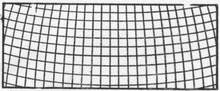
%> input picture Projects in Matlab/Other Projects/project 4 (sobel edge detector)/1.jpg, 220 x 91 px, shrunk from 450 x 187 before the run
$ octave Main.m   (GNU Octave 9; MATLAB toolbox functions it lacks are replaced by stand-ins)
%> lines starting %> are read from the running program, lines starting %| are printed output that depends on the picture
### Projects in Matlab/Other Projects/project 4 (sobel edge detector)/X_Derivative.m
function result=X_Derivative(image)

image=double(image);
result=zeros(size(image,1),size(image,2));

window=[1  0 -1;
        2  0 -2;
        1  0 -1];

row=size(image,1);
column=size(image,2);
rBound=floor(size(window,1)/2);             %for starting from middle of window
cBound=rBound;

for i=1+rBound : row-rBound
    a=i-rBound;
    for j=1+cBound : column-cBound
        b=j-cBound;
        sum=0;
        for k=a : (i+rBound)
            for l=b : (j+cBound)
                sum=sum+window(k-a+1,l-b+1)*image(k,l);
            end
        end

            result(i,j)=sum;

    end
end


end

### Projects in Matlab/Other Projects/project 4 (sobel edge detector)/Y_Derivative.m
function result=Y_Derivative(image)

image=double(image);
result=zeros(size(image,1),size(image,2));

window=[1  2  1;
        0  0  0;
       -1 -2 -1];

row=size(image,1);
column=size(image,2);
rBound=floor(size(window,1)/2);             %for starting from middle of window
cBound=rBound;

for i=1+rBound : row-rBound
    a=i-rBound;
    for j=1+cBound : column-cBound
        b=j-cBound;
        sum=0;
        for k=a : (i+rBound)
            for l=b : (j+cBound)
                sum=sum+window(k-a+1,l-b+1)*image(k,l);
            end
        end

            result(i,j)=sum;

    end
end

end

### Projects in Matlab/Other Projects/project 4 (sobel edge detector)/Treshould.m
function result=Treshould(image,Number)
    result=zeros(size(image,1),size(image,2));
    for i=1:size(image,1)
        for j=1:size(image,2)
            if image(i,j) > Number
                result(i,j)=image(i,j);
            end
        end
    end

end

### Projects in Matlab/Other Projects/project 4 (sobel edge detector)/Main.m
%sobel edge detector
image=rgb2gray(imread('1.jpg'));
%> image: size 91x220 uint8; min 35, max 255, mean 191.2
imshow(image);
title('Original Image');
X_Dimage=X_Derivative(image);
%> after the loop in X_Derivative, `for i=1+rBound : row-rBound`:
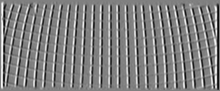
%> result: size 91x220 double; min -831, max 814, mean 0.4; drawn with min black and max white
X_Dresult=X_Dimage;
figure,imshow(X_Dresult);
%> after `imshow(X_Dresult)`:
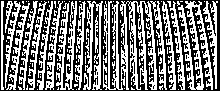
%> displayed picture: size 91x220, on the screen's scale of 0 to 255; 47.6% white in thin lines or dots
title('dI/dx');
%Find of vertical and horizontal edge
Y_Dimage=Y_Derivative(image);
%> after the loop in Y_Derivative, `for i=1+rBound : row-rBound`:
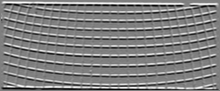
%> result: size 91x220 double; min -846, max 843, mean 4; drawn with min black and max white
Y_Dresult=Y_Dimage;
figure,imshow(Y_Dresult);
title('dI/dy');
%To Combine two separate detected edge
X_Dimage=double(X_Dimage);
Y_Dimage=double(Y_Dimage);
X_Dimage=X_Dimage.^2;
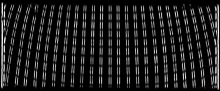
%> X_Dimage: size 91x220 double; min 0, max 690561, mean 83906; drawn with min black and max white
Y_Dimage=Y_Dimage.^2;
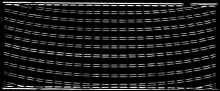
%> Y_Dimage: size 91x220 double; min 0, max 715716, mean 80811; drawn with min black and max white
COM_result=sqrt(X_Dimage+Y_Dimage);
figure,imshow(uint8(COM_result));
title('combining with out treshoulding');
%selecting from combined matrix
T_matrix=Treshould(COM_result,100);
%> after the loop in Treshould, `for i=1:size(image,1)`:
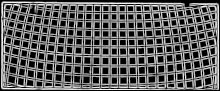
%> result: size 91x220 double; min 0, max 847.4, mean 316; drawn with min black and max white
figure,imshow(T_matrix);
title('Combined and Treshould by 100');
%-----------------------------until now we obtain sharp poit
image=double(image)+T_matrix;
image=uint8(image);
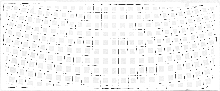
%> image: size 91x220 uint8; min 35, max 255, mean 246.2
figure,imshow(image);
title('added edge to original image');

$ run again, with Projects in Matlab/Other Projects/project 4 (sobel edge detector)/2.jpg copied over Projects in Matlab/Other Projects/project 4 (sobel edge detector)/1.jpg
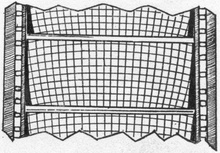
%> input picture Projects in Matlab/Other Projects/project 4 (sobel edge detector)/2.jpg, 220 x 153 px, shrunk from 450 x 313 before the run
%> `imshow(X_Dresult)`:
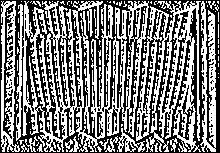
%> displayed picture: size 153x220, on the screen's scale of 0 to 255; 49.2% white in thin lines or dots
%> `image=uint8(image);`:
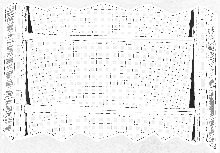
%> image: size 153x220 uint8; min 17, max 255, mean 241

$ run again, with Projects in Matlab/Other Projects/project 4 (sobel edge detector)/3.jpg copied over Projects in Matlab/Other Projects/project 4 (sobel edge detector)/1.jpg
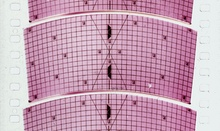
%> input picture Projects in Matlab/Other Projects/project 4 (sobel edge detector)/3.jpg, 220 x 131 px, shrunk from 450 x 268 before the run
%> `imshow(X_Dresult)`:
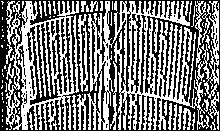
%> displayed picture: size 131x220, on the screen's scale of 0 to 255; 48.2% white in thin lines or dots
%> `image=uint8(image);`:
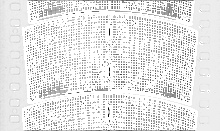
%> image: size 131x220 uint8; min 3, max 255, mean 229.8
